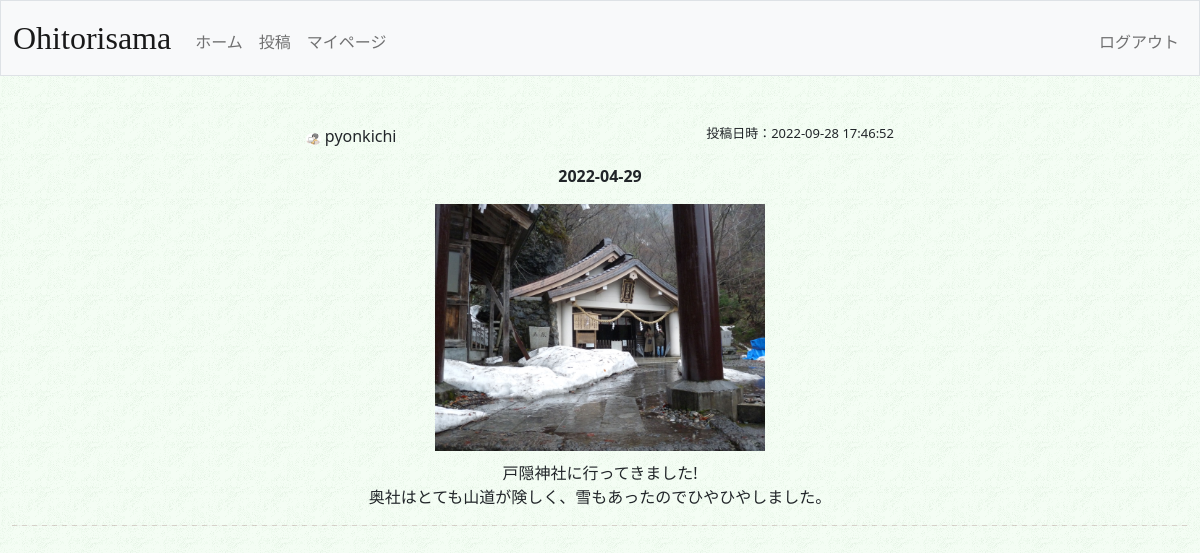
Page /home (signed in) on the committed database.
### tables this page shows
CREATE TABLE 'posts'(
'id' INTEGER PRIMARY KEY AUTOINCREMENT NOT NULL,
'userid' INTEGER NOT NULL,
'go_on' TEXT,
'post_text' TEXT NOT NULL,
'photo_path' TEXT,
'posted_at' TIMESTAMP DEFAULT(datetime('now','localtime')),
'like' INTEGER DEFAULT 0, cate INTEGER NOT NULL DEFAULT 0);

CREATE TABLE 'users'(
'id' INTEGER PRIMARY KEY DEFAULT 0,
'username' TEXT NOT NULL,
'hash' TEXT NOT NULL,
'display_name' TEXT DEFAULT 'unknown',
'icon' TEXT,
'comment' TEXT DEFAULT 'よろしくお願いします',
'created_at' TIMESTAMP DEFAULT(datetime('now','localtime'))
);

### app.py (the view)
@app.route("/home")
def home():
    con = sqlite3.connect("./ohitori.db")
    db = con.cursor()
    posts = db.execute("SELECT go_on,post_text,photo_path,posted_at,like,users.display_name AS display_name,users.icon AS icon FROM posts JOIN users ON posts.userid = users.id ORDER BY posted_at DESC").fetchall()
    con.close()
    return render_template("home.html",posts=posts)

### app.py (called while the page is built)
@app.after_request
def after_request(response):
    response.headers["Cache-Control"] = "no-cache, no-store, must-revalidate"
    response.headers["Expires"] = 0
    response.headers["Pragma"] = "no-cache"
    return response

### templates/home.html (shortened to what this page needs)
{% extends "layout.html" %}
{% block main %}
    {% for post in posts %}
        <div class="info">
            <div class="user">
                <img src="../upload/iconimg/{{ post[6]}}" class="posticon">
                <p style="display:inline-block">{{ post[5] }}</p>
            </div>
            <div class="posttime">
                <p>投稿日時：{{ post[3] }}</p>
            </div>
        </div>
        <div class="contents">
            {% if post[0] != None %}
                <p class="goon">{{ post[0]}}</p>
            {% endif %}
            {% if post[2] != None %}
                <img src="../upload/postimg/{{ post[2] }}" width="40%" style="margin-bottom: 10px;">
            {% endif %}
            <p>{{ post[1] }}</p>
        </div>
        <hr class="dash">
    {% endfor %}
{% endblock %}

### upload/styles.css (style rules this page uses)
body { background: url("./background.gif") }
p { white-space: pre-wrap; }
.dash { height: 3px; border-width: 0; background-color: #f3ecec; background-image: -webkit-linear-gradient(right, #ddd6d6 5px,#855454 5px); background-image: linear-gradient(-90deg, #ddd6d6 5px,#855454 5px); background-size: 10px 10px; }
.info { display: inline-flex; width: 50%; }
.user { text-align: left; width: 50% }
.user p { vertical-align: middle; }
.posticon { width: 5%; border-radius: 50%; background-position: center center; margin-bottom: 10px; }
.posttime { font-size: small; width: 50%; }
.posttime p { text-align: right; }
.contents { width: 70%; margin: 0 auto; }
.goon { font-weight: bold; }

### rows in the picture
posts: icon (picture), display_name "pyonkichi", posted_at "2022-09-28 17:46:52", go_on "2022-04-29", photo_path (picture), post_text "戸隠神社に行ってきました! 奥社はとても山道が険しく、雪もあったのでひやひやしました。"
